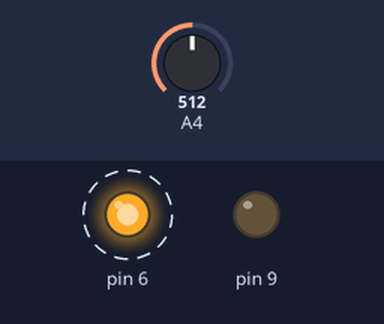
Bench run of a sketch on a simulated Arduino Uno, built with avr-gcc and run on an emulated ATmega328P. Shown: output pins drawn as LEDs (lit = HIGH). Dashed ring = blinking. The inputs (shaded band) are chosen by the test bench; at power-on: A4 = 512. What the sketch prints to the serial monitor is not drawn.

Above: at 0.5 s.
Timing chart, 0 to 4.6 s (numbered marks = the images above):
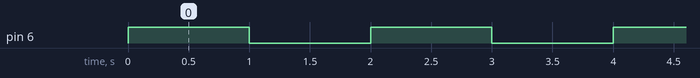

Measured:
- by itself, pin 6: alternates HIGH for 1.0 s and LOW for 1.0 s

The sketch:

TestSensor.ino
```cpp
void setup() {
  // initialize serial communications at 9600 bps:
  Serial.begin(9600);
  pinMode(9,OUTPUT);
  pinMode(6,OUTPUT);
}

void loop() {
  digitalWrite(9,LOW);
  digitalWrite(6,HIGH);
  delay(1000);
  digitalWrite(6,LOW);
  int sensorValue = analogRead(A4);

  // print the results to the serial monitor:
  Serial.print("sensor = ");
  Serial.println(sensorValue);

  delay(1000);
}
```
